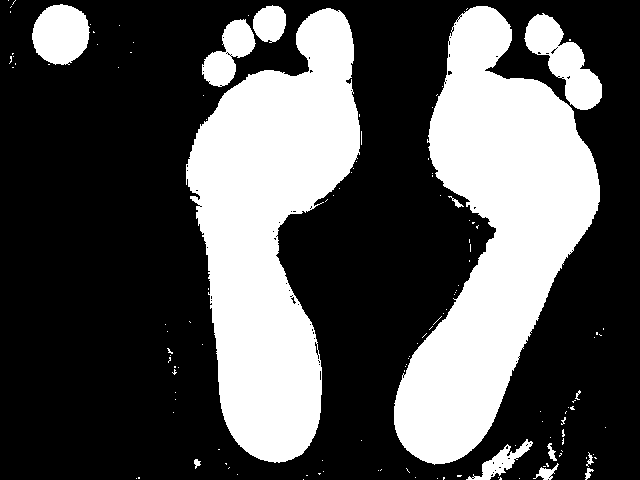
#> input picture Modulos/Temporal_hsv.png, 640 x 480 px
$ python prueba_algoritmo.py
#> lines starting #> are read from the running program, lines starting #| are printed output that depends on the picture; after the words box and inside, x2 and y2 are one past the last pixel; in counts of white or black regions, pixels touching at a corner belong together; long printed decimals are rounded
from scipy.spatial.distance import euclidean
from imutils import perspective
from imutils import contours
import numpy as np
import imutils
import cv2
import copy
from PIL import Image

medida_ref=3.1
print("llego la medida de referencia 3=",medida_ref)
print("medir_imagen")
#img1=cv2.imread("fabian.png")
img1=cv2.imread("Temporal_hsv.png")
#> img1 is the input picture: shape (480, 640, 3); 33.1% white; 131 white regions (117 under 20 px), largest, box (x1, y1, x2, y2) and area: (394, 6, 600, 465) 46178, (186, 8, 360, 463) 44913, (524, 13, 602, 110) 3342
cv2.imshow("1",img1)
kernel = np.ones((3,3),np.uint8)
opening = cv2.morphologyEx(img1,cv2.MORPH_OPEN,kernel)                           #apertura =elimina ruido externo. Útil para eliminar objetos pequeños
closing = cv2.morphologyEx(opening,cv2.MORPH_CLOSE,kernel)                      #clausura =elimina ruido interno, elimina puntos negro en la imagen. Útil para eliminar pequeños agujeros (regiones oscuras).
erosion = cv2.erode(closing,kernel,iterations = 1)                              #erosion= elimina ruidos blancos, erosiona los límites del objeto en primer plano, el grosor o el tamaño del objeto en primer plano disminuye o simplemente disminuye la región blanca en la imagen
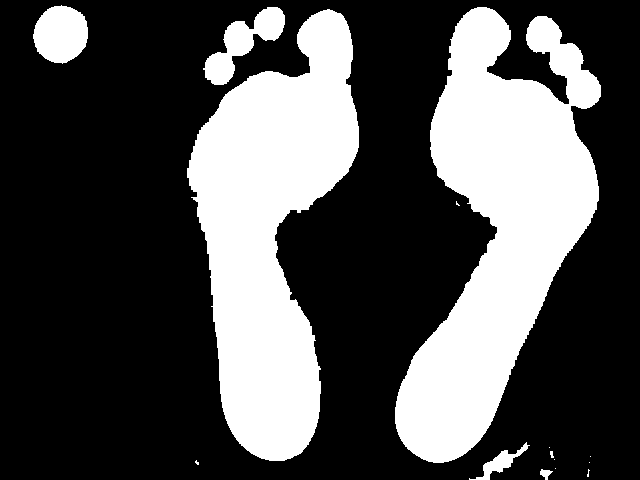
#> erosion: shape (480, 640, 3); 31.4% white; 15 white regions (8 under 20 px), largest, box (x1, y1, x2, y2) and area: (395, 7, 601, 463) 47587, (187, 9, 359, 461) 43335, (203, 7, 285, 85) 2476
dilation = cv2.dilate(erosion,kernel,iterations = 1)                            #dilatación= Es justo lo opuesto a la erosión,aumenta la región blanca en la imagen o aumenta el tamaño del objeto en primer plano. Es útil para unir partes rotas de un objeto
img_limpia= dilation.copy()                                                     #copiamos el resultado de las operaciones morfologicas en una nueva variable

"""Proceso de reconocimiento de bordes """

canny = cv2.Canny(img_limpia,0, 255)
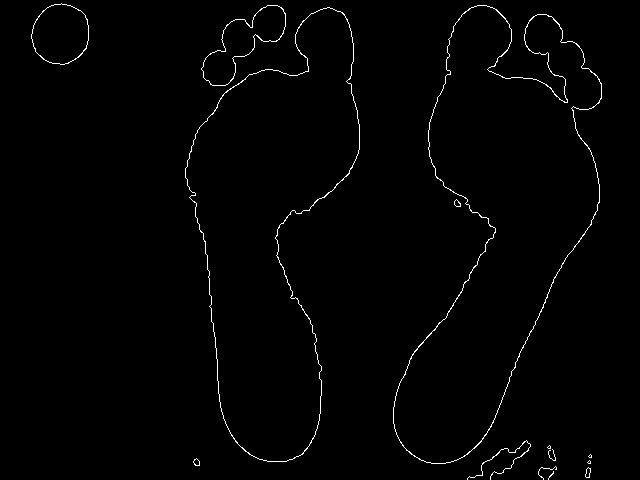
#> canny: shape (480, 640); 1.1% white in thin lines or dots, all inside (x1, y1, x2, y2) = (31, 3, 602, 480)
cv2.imshow("2",canny)                                       #canny = es un algoritmo detección de bordes que utiliza varias etapas para detectar una amplia gama de bordes en las imágenes (img,umbral min,unbral max)
alto,ancho,dimensiones=img1.shape
print('alto,ancho,dimensiones en px =',alto,ancho,dimensiones)                                   # se imprime la forma de la imaggen (matriz) (px ancho,px alto,dimensiones)
#| alto,ancho,dimensiones en px = 480 640 3
print(len(img1))                                                                 # se imprime la longitud de la imagen (# de px de ancho)
#| 480
contornos,_=cv2.findContours(canny.copy(), cv2.RETR_EXTERNAL,cv2.CHAIN_APPROX_NONE) #findContours= encuentra los contorno ya detectados con canny
#> contornos = 14 contours, 7 with area under 20; largest, box (x1, y1, x2, y2) and area: (393, 5, 602, 464) 49568, (185, 7, 360, 462) 44832, (201, 5, 286, 86) 2860, (31, 3, 89, 65) 2705, (585, 467, 591, 478) 35, (193, 458, 200, 466) 30, (454, 199, 461, 207) 30
mask = np.zeros(img1.shape[:], dtype="uint8") #*255                              #se crea una matriz de ceros, llamada mask con el mismo tamaño de la imagen

for c in contornos:                                                             #con el for se recorre px a px del contorno en contrado con findContours
    area=cv2.contourArea(c)                                                     #se calcula el area los contornos
    if area>2500:                                                               #si  el. area es mayor de 3000 es dibujada

        cv2.drawContours(img_limpia,[c],-1,(255,255,255),1)                     #se dibujan los contornos internos de color blanco(255,255,255) y grosor  de 2px

    elif area<2499:                                                             #las areas menjores a 3000 se les aplica la mascara
        img_limpia = mask
#> this loop made 14 passes
#> area on passes 2, 5, 10, 11: 35, 30.5, 30, 44831.5
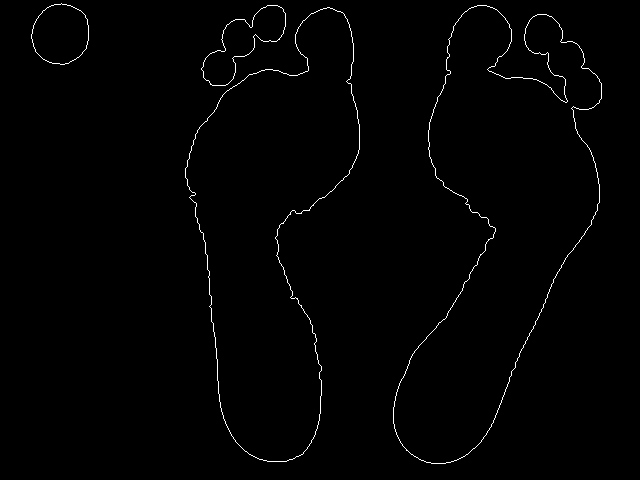
#> img_limpia: shape (480, 640, 3); 0.93% white in thin lines or dots, all inside (x1, y1, x2, y2) = (31, 3, 602, 464)
cv2.imshow("3",img_limpia)
edged = cv2.Canny(img_limpia, 50, 100)
edged = cv2.dilate(edged, None, iterations=1)
edged = cv2.erode(edged, None, iterations=1)
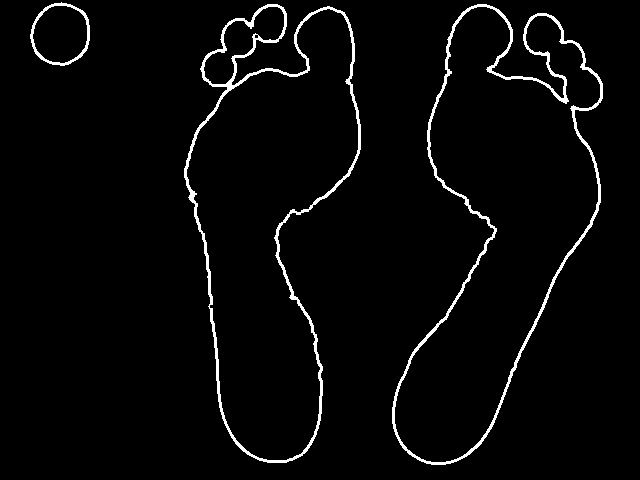
#> edged: shape (480, 640); 3% white; 3 white regions
cnts = cv2.findContours(edged.copy(), cv2.RETR_EXTERNAL, cv2.CHAIN_APPROX_SIMPLE)
#> cnts = 3 contours; box (x1, y1, x2, y2) and area: (392, 4, 603, 465) 51130, (184, 4, 361, 463) 49244, (30, 2, 90, 66) 2898
cnts = imutils.grab_contours(cnts)                                              # toma el valor de tupla apropiado en función de si estamos utilizando OpenCV 2.4, 3 o 4.

# Ordenar contornos de izquierda a derecha ya que el contorno más a la izquierda es un objeto de referencia
(cnts, _) = contours.sort_contours(cnts)

# Eliminar contornos que no sean lo suficientemente grandes
cnts = [x for x in cnts if cv2.contourArea(x) > 100]

# Dimensiones del objeto de referencia

ref_object = cnts[0]
#> ref_object = contour of 101 points, box (x1, y1, x2, y2) (30, 2, 90, 66), area 2898
box = cv2.minAreaRect(ref_object)
#> box = ((60.18, 33.79), (62.57, 58.94), -75.96)
box = cv2.boxPoints(box)
#> box = [[81.18, 71.29], [24, 57], [39.18, -3.71], [96.35, 10.59]]
print("box=",box) #encuentra los puntos
#| box= [[81.176   71.294  ]
#|  [24.000  57.       ]
#|  [39.176  -3.706]
#> (further printed lines are left out)
box = np.array(box, dtype="int")
#> box = [[81, 71], [23, 57], [39, -3], [96, 10]]
box = perspective.order_points(box)
#> box = [[39, -3], [96, 10], [81, 71], [23, 57]]
(tl, tr, br, bl) = box #ordena en sentido de izq superior, derecha superior, derecha inferior, izquierda inferior
#> tl = [39, -3]; tr = [96, 10]; br = [81, 71]; bl = [23, 57]
print(tl, tr, br, bl)
#| [39. -3.] [96. 10.] [81. 71.] [23. 57.]
dist_in_pixel = euclidean(tl, tr)
#> dist_in_pixel = 58.46
dist_in_cm = medida_ref
pixel_per_cm = dist_in_pixel/dist_in_cm
#> pixel_per_cm = 18.86
i=0
ancho= []
alto=[]
esquinas=[]
contornos=[]
# Dibuja los contornos que quedaron
for cnt in cnts:
    i=0
    box = cv2.minAreaRect(cnt)  #calcula el area del contorno --Box en 2D que contiene los siguientes detalles: (centro (x, y), (ancho, alto), ángulo de rotación)
    box = cv2.boxPoints(box)    #saca los puntos de las esquinas -- para dibujar este rectángulo, necesitamos 4 esquinas del rectángulo.
    box = np.array(box, dtype="int") #transforma todo  a entero
    box = perspective.order_points(box) #ordena los puntos en sentido de las manecillas del reloj
    (tl, tr, br, bl) = box
    contornos.append(box)
    esquinas.append(box.astype("int"))
    print("tl, tr, br, bl=",tl, tr, br, bl)
    cv2.drawContours(img_limpia, [box.astype("int")], -1, (0, 0, 255), 1)
#        mid_pt_horizontal = (tl[0] + int(abs(tr[0] - tl[0])/2), tl[1] + int(abs(tr[1] - tl[1])/2))
#        mid_pt_verticle = (tr[0] + int(abs(tr[0] - br[0])/2), tr[1] + int(abs(tr[1] - br[1])/2))
    wid =euclidean(tl, tr)/pixel_per_cm
    ancho.append(wid)
    print("wid=",wid)
    ht = euclidean(tr, br)/pixel_per_cm
    alto.append(ht)
    print("altos=",ht)
#> this loop made 3 passes
#> (tl, tr, br, bl, wid, ht) on passes 1 to 3: ([39, -3], [96, 10], [81, 71], [23, 57], 3.1, 3.33), ([210, -11], [379, 13], [312, 468], [143, 443], 9.05, 24.39), ([443, -1], [622, 21], [564, 480], [385, 458], 9.56, 24.53)
#> (printed output is left out)
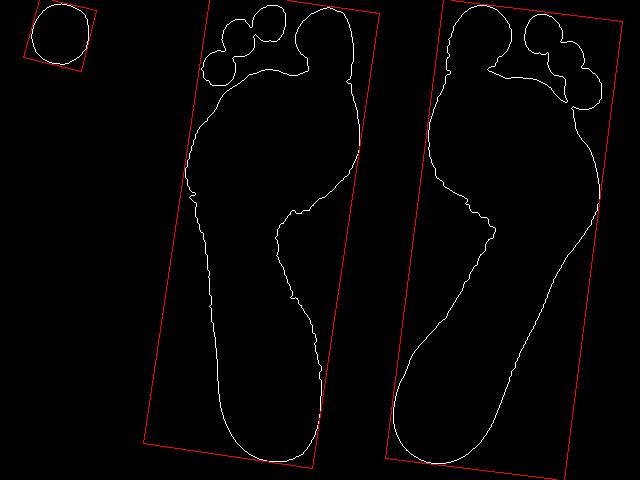
#> img_limpia: shape (480, 640, 3); 0.86% of pixels changed, all inside (x1, y1, x2, y2) = (23, 0, 623, 480)
#> after the loop, alto = [3.33, 24.39, 24.53]; ancho = [3.1, 9.05, 9.56]; contornos = [[[39, -3], [96, 10], [81, 71], [23, 57]], [[210, -11], [379, 13], [312, 468], [143, 443]], [[443, -1], [622, 21], [564, 480], [385, 458]]]; esquinas has the same summary as contornos

#    cv2.putText(img_limpia, "{:.1f}cm".format(wid), (int(mid_pt_horizontal[0] - 15), int(mid_pt_horizontal[1] - 10)),
#    cv2.FONT_HERSHEY_SIMPLEX, 0.5, (255, 255, 0), 2)
#    cv2.putText(img_limpia, "{:.1f}cm".format(ht), (int(mid_pt_verticle[0] + 10), int(mid_pt_verticle[1])),
#    cv2.FONT_HERSHEY_SIMPLEX, 0.5, (255, 255, 0), 2)

print("esquinas=",esquinas)
#| esquinas= [array([[39, -3],
#|        [96, 10],
#|        [81, 71],
#> (further printed lines are left out)

print("estos son los contornos=",contornos)
#| estos son los contornos= [array([[39., -3.],
#|        [96., 10.],
#|        [81., 71.],
#> (further printed lines are left out)

box0=contornos[0]
#> box0 = [[39, -3], [96, 10], [81, 71], [23, 57]]
box1=contornos[1]
#> box1 = [[210, -11], [379, 13], [312, 468], [143, 443]]
box2=contornos[2]
#> box2 = [[443, -1], [622, 21], [564, 480], [385, 458]]

print('box0=', box0)
#| box0= [[39. -3.]
#|  [96. 10.]
#|  [81. 71.]
#> (further printed lines are left out)
print('box1=', box1)
#| box1= [[210. -11.]
#|  [379.  13.]
#|  [312. 468.]
#> (further printed lines are left out)
print('box2=', box2)
#| box2= [[443.  -1.]
#|  [622.  21.]
#|  [564. 480.]
#> (further printed lines are left out)
#
x1,y1=box1[1]
#> x1 = 379; y1 = 13
x2,y2=box1[2]
#> x2 = 312; y2 = 468
img_linea = np.array(cv2.line(img_limpia,(x1,y1),(x2,y2),(0,255,0),1))

xx1,yy1=box2[0]
#> xx1 = 443; yy1 = -1
xx2,yy2=box2[3]
#> xx2 = 385; yy2 = 458
img_linea = np.array(cv2.line(img_limpia,(xx2,yy2),(xx1,yy1),(0,255,255),1))

#cv2.imshow('imagen limpia', img_limpia)
cv2.imwrite("rectangulos.png",img_limpia )

""""Empieza el calculo de las medidas fundamentales"""

rectangulos = Image.open('rectangulos.png')                                     #se lee la imagen con la libreria Pillow
datos = list(rectangulos.getdata())                                             #aqui guardamos en una lista los colores de cada  px de la forma (b,g,r)
#> datos = 307200 items
pixels = rectangulos.load()                                                     #load Asigna almacenamiento para la imagen y carga los datos de píxeles.
width, height = rectangulos.size                                                #size nos arroja el ancho y alto de la imagen en px
ancho=width
alto=height
img_limpia2=img_limpia.copy()

"""pie izquierdo"""

verde=(0,255,0)
blanco =(255,255,255)
i =1
for y in range(alto):                                                         #recorrido de rectangulos para hallar las medidas fundamentales
    for x in range(ancho):
        r, g, b = pixels[x, y]
        #-rectangulo 1 rojo-#
        if (r, g, b) == verde:
            if  i==1:
                #guardar estas posiciones en un array
                R_xx2=copy.copy(x)
                R_yy2=copy.copy(y)
                R_xx3=R_xx2-2
                r2, g2, b2 = pixels[R_xx3, R_yy2]
                #print(f'verde x2= {R_xx3} y2={R_yy2}')
                if (r2, g2, b2) == blanco:
                    #pixels[x, y] = (255, 255,255)
                    print("medida fundamental =",x,y)
                    x1 , y1 =box1[1]
                    print("x1,y1=",x1,y1)
                    mfxx1=int(x - x1)
                    mfyy1=int(y - y1)

                    print('mfxx1,mfyy1=',mfxx1,mfyy1)
                    x0 , y0 =box1[0]
                    x0mf=int(x0+mfxx1)
                    y0mf=int(y0+mfyy1)

                    print('x0mf,y0mf=',x0mf,y0mf)
#                    blanco=(255,255,255)
                    cv2.line(img_limpia2,(x,y),(x0mf,y0mf),(255,0,0),1)        #mf azul

                    mfxxx1=x+mfxx1
                    mfyyy1=y+mfyy1

                    print("medida fundamental 2 por derecha=",mfxxx1,mfyyy1)
                    x0mf2=int(x0mf+mfxx1)
                    y0mf2=int(y0mf+mfyy1)
                    print("medida fundamental 2 por izquierda=",x0mf2,y0mf2)
                    cv2.line(img_limpia2,(mfxxx1,mfyyy1),(x0mf2,y0mf2),(255,255,100),1) #mf
                    i=i+1
#> this loop made 480 passes
#| x1,y1= 379.0 13.0
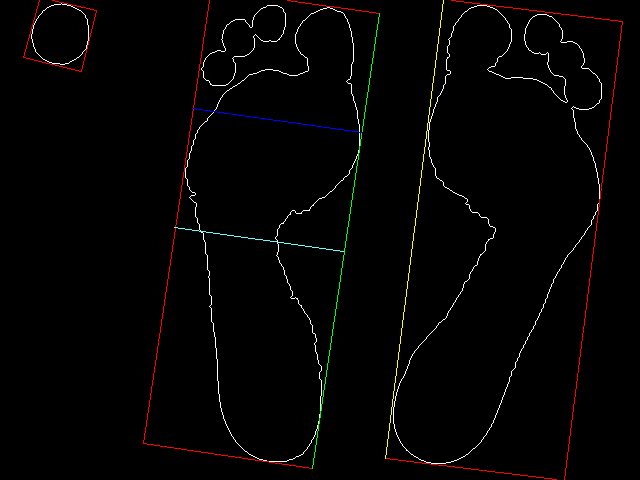
#> img_limpia2: shape (480, 640, 3); mean B, G, R 2.6, 3.2, 4.2
#> after the loop, R_xx2 = 361; R_xx3 = 359; R_yy2 = 132; b2 = 255; g2 = 255; i = 2; mfxx1 = -18; mfxxx1 = 343; mfyy1 = 119; mfyyy1 = 251; r2 = 255; x0 = 210; x0mf = 192; x0mf2 = 174; x1 = 379; y0 = -11; y0mf = 108; y0mf2 = 227; y1 = 13


"""pie derecho"""
print("pied derecho")
ii=1
#        amarillo=(255,255,0) #amarillo BGR
for y in range(alto):                                                         #recorrido de rectangulos para hallar las medidas fundamentales
    for x in range(ancho):
        r, g, b = pixels[x, y]
        #-rectangulo 1 rojo-#
        if (r, g, b) == (255,255,0):

            if  ii==1:
                #guardar estas posiciones en un array
                R_xx2=copy.copy(x)
                R_yy2=copy.copy(y)
                R_xx3=R_xx2+2
                r2, g2, b2 = pixels[R_xx3, R_yy2]
                #print(f'verde x2= {R_xx3} y2={R_yy2}')
                if (r2, g2, b2) == blanco:
                    #pixels[x, y] = (255, 255,255)
                    print("medida fundamental  del cuadro 2=",x,y)
                    x1 , y1 =box2[0]
                    print("x1,y1=",x1,y1)
                    mfxx1=int(x-x1)
                    mfyy1=int(y - y1)
                    print('DISTANCIA mfxx1,mfyy1=',mfxx1,mfyy1)
                    x0 , y0 =box2[1]
                    x0mf=int(x0+mfxx1)
                    y0mf=int(y0+mfyy1)

                    print('x0mf,y0mf=',x0mf,y0mf)
#                    blanco=(255,255,255)
                    cv2.line(img_limpia2,(x,y),(x0mf,y0mf),(255,0,0),1)        #mf azul

                    mfxxx1=x+mfxx1
                    mfyyy1=y+mfyy1

                    print("medida fundamental 2 por derecha=",mfxxx1,mfyyy1)
                    x0mf2=int(x0mf+mfxx1)
                    y0mf2=int(y0mf+mfyy1)
                    print("medida fundamental 2 por izquierda=",x0mf2,y0mf2)
                    cv2.line(img_limpia2,(mfxxx1,mfyyy1),(x0mf2,y0mf2),(255,255,120),1) #mf fucsia
                    ii=ii+1


                    """Medios pies"""
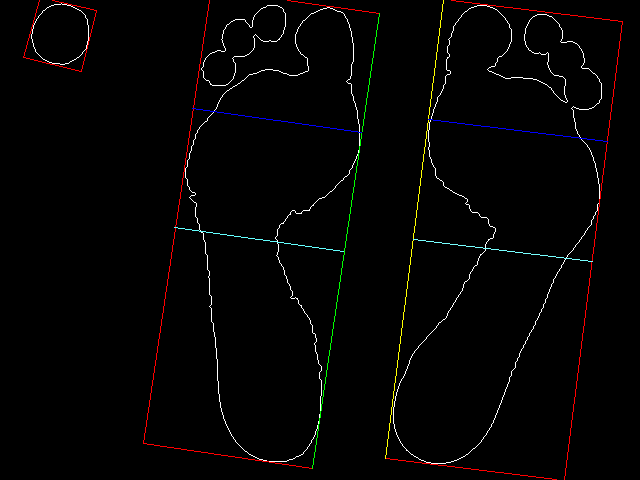
#> img_limpia2: shape (480, 640, 3); 0.12% of pixels changed, all inside (x1, y1, x2, y2) = (413, 119, 608, 262)
#> after the loop, R_xx2 = 428; R_xx3 = 430; R_yy2 = 119; b2 = 255; g2 = 255; ii = 2; mfxx1 = -15; mfxxx1 = 413; mfyy1 = 120; mfyyy1 = 239; r2 = 255; x0 = 622; x0mf = 607; x0mf2 = 592; x1 = 443; y0 = 21; y0mf = 141; y0mf2 = 261; y1 = -1
#        print("imagen procesada con cedula= ",cedula)
#
#        cv2.imwrite("../Imagenes_Huellas/Muestras_procesada/%d.png"%cedula,img_limpia2)
cv2.imwrite("rectangulos.png",img_limpia2 )
cv2.imshow("4",img_limpia2)
rectangulos = Image.open('rectangulos.png')                                     #se lee la imagen con la libreria Pillow
datos = list(rectangulos.getdata())                                             #aqui guardamos en una lista los colores de cada  px de la forma (b,g,r)
pixels = rectangulos.load()                                                     #load Asigna almacenamiento para la imagen y carga los datos de píxeles.
width, height = rectangulos.size                                                #size nos arroja el ancho y alto de la imagen en px
ancho=width
alto=height
blanco =(255,255,255)
"""medio pie Izq"""
j=1
medio_pie_izq=[]
for y in range(alto):                                                         #recorrido de rectangulos para hallar las medidas fundamentales
    for x in range(ancho):
        r, g, b = pixels[x, y]

        #-rectangulo 1 rojo-#
        if (r, g, b) == (100,255,255):
            if  j==1:

                #guardar estas posiciones en un array
                R_xx2=copy.copy(x)
                R_yy2=copy.copy(y)
                R_yy3=R_yy2-1
                r2, g2, b2 = pixels[R_xx2, R_yy3]
                #print("R_xx2,R_yy3",R_xx2,R_yy3)

                if (r2, g2, b2) == (255,255,255):
                    #pixels[x, y] = (255, 255,255)
                    print("este es un punto=",x,y)
                    medio_pie=[]
                    medio_pie.append(x)
                    medio_pie.append(y)
                    medio_pie_izq.append(medio_pie)
#> after the loop, medio_pie_izq = [[200, 231], [277, 242]]
print(" ")
print("medio_pie=",medio_pie_izq)
#| medio_pie= [[200, 231], [277, 242]]
largo_pie_izquierdo=euclidean(box1[0], box1[3])/pixel_per_cm
#> largo_pie_izquierdo = 24.33
largo_pie_izquierdo=round(largo_pie_izquierdo,2)

ancho_pie_izq=euclidean(box1[0], box1[1])/pixel_per_cm
#> ancho_pie_izq = 9.05
ancho_pie_izq=round(ancho_pie_izq,2)

ancho_medio_pie_izq = euclidean(medio_pie_izq[0], medio_pie_izq[1])/pixel_per_cm
#> ancho_medio_pie_izq = 4.12
ancho_medio_pie_izq=round(ancho_medio_pie_izq,2)

HC1=(ancho_pie_izq-ancho_medio_pie_izq)/ancho_pie_izq
#> HC1 = 0.545
HC1=HC1*100
#> HC1 = 54.48
HC1=round(HC1,2)

print("HC:",HC1)
#| HC: 54.48
print("largo_pie_izquierdo=",largo_pie_izquierdo)
#| largo_pie_izquierdo= 24.33
print("ancho_pie_izq=",ancho_pie_izq)
#| ancho_pie_izq= 9.05
print("ancho_medio_pie_izq=",ancho_medio_pie_izq)
#| ancho_medio_pie_izq= 4.12
print(" ")

resul_izq="Largo:"+str(largo_pie_izquierdo) + " cm \n"
resul_izq2="Ancho del pie:"+str(ancho_pie_izq) + " cm \n"
resul_izq3="Ancho del medio pie:"+str(ancho_medio_pie_izq) + " cm \n"
resul_izq4="HC:"+str(HC1) + " % \n"
tipo_pie="tipo :  "
if HC1>=0 and HC1<=34.99:
    print("pie plano")
    tipo_pie=" pie plano"
elif HC1>35 and HC1<=39.99:
    print("pie plano/normal")
    tipo_pie="pie plano/normal"
elif HC1>=40 and HC1<=54.99:
    print("pie normal")
    tipo_pie="pie normal"
elif HC1>=55 and HC1<=59.99:
    print("pie normal")
    tipo_pie="pie normal"
elif HC1>=60 and HC1<=74.99:
    print("pie cavo")
    tipo_pie="pie cavo"
elif HC1>=75 and HC1<=84.99:
    print("pie cavo fuerte")
    tipo_pie="pie cavo fuerte"
elif HC1>=85 and HC1<=100:
    print("pie cavo extremo")
    tipo_pie="pie cavo extremo"
# [5 lines of commented-out code are left out]


"""medio pie Derecho"""
jj=1
medio_pie_derecho=[]
for y in range(alto):                                                         #recorrido de rectangulos para hallar las medidas fundamentales
    for x in range(ancho):
        r, g, b = pixels[x, y]

        #-rectangulo 1 rojo-#255,255,120
        if (r, g, b) == (120,255,255):
            if  jj==1:

                #guardar estas posiciones en un array
                R_xx2=copy.copy(x)
                R_yy2=copy.copy(y)
                R_yy3=R_yy2-1
                r2, g2, b2 = pixels[R_xx2, R_yy3]
                #print("R_xx2,R_yy3",R_xx2,R_yy3)

                if (r2, g2, b2) == (255,255,255):
                    #pixels[x, y] = (255, 255,255)
                    print("este es un punto=",x,y)
                    medio_pie=[]
                    medio_pie.append(x)
                    medio_pie.append(y)
                    medio_pie_derecho.append(medio_pie)
#> after the loop, medio_pie_derecho = [[485, 248], [566, 258]]

print("medio_pie_derecho=",medio_pie_derecho)
#| medio_pie_derecho= [[485, 248], [566, 258]]
largo_pie_derecho=euclidean(box2[0], box2[3])/pixel_per_cm
#> largo_pie_derecho = 24.53
largo_pie_derecho=round(largo_pie_derecho,2)

ancho_pie_derecho=euclidean(box2[0], box2[1])/pixel_per_cm
#> ancho_pie_derecho = 9.56
ancho_pie_derecho=round(ancho_pie_derecho,2)

ancho_medio_pie_derecho = euclidean(medio_pie_derecho[0], medio_pie_derecho[1])/pixel_per_cm
#> ancho_medio_pie_derecho = 4.33
ancho_medio_pie_derecho=round(ancho_medio_pie_derecho,2)

HC=(ancho_pie_derecho-ancho_medio_pie_derecho)/ancho_pie_derecho
#> HC = 0.547
HC=HC*100
#> HC = 54.71
HC=round(HC,2)


print("HC=",HC)
#| HC= 54.71
print("largo_pie_derecho=",largo_pie_derecho)
#| largo_pie_derecho= 24.53
print("ancho_pie_derecho=",ancho_pie_derecho)
#| ancho_pie_derecho= 9.56
print("ancho_medio_pie_derecho=",ancho_medio_pie_derecho)
#| ancho_medio_pie_derecho= 4.33

resul_dere="Largo:"+str(largo_pie_derecho) + " cm \n"
resul_dere2="Ancho del pie:"+str(ancho_pie_derecho) + " cm \n"
resul_dere3="Ancho del medio pie:"+str(ancho_medio_pie_derecho) + " cm \n"
resul_dere4="HC:"+str(HC) + " % \n"


tipo_pie2="tipo :  "
if HC>=0 and HC<=34.99:
    print("pie plano")
    tipo_pie2=" pie plano"
elif HC>35 and HC<=39.99:
    print("pie plano/normal")
    tipo_pie2="pie plano/normal"
elif HC>=40 and HC<=54.99:
    print("pie normal")
    tipo_pie2="pie normal"
elif HC>=55 and HC<=59.99:
    print("pie normal")
    tipo_pie2="pie normal"
elif HC>=60 and HC<=74.99:
    print("pie cavo")
    tipo_pie2="pie cavo"
elif HC>=75 and HC<=84.99:
    print("pie cavo fuerte")
    tipo_pie2="pie cavo fuerte"
elif HC>=85 and HC<=100:
    print("pie cavo extremo")
    tipo_pie2="pie cavo extremo"


# [7 lines of commented-out code are left out]


cv2.waitKey(0)
cv2.destroyAllWindows()
